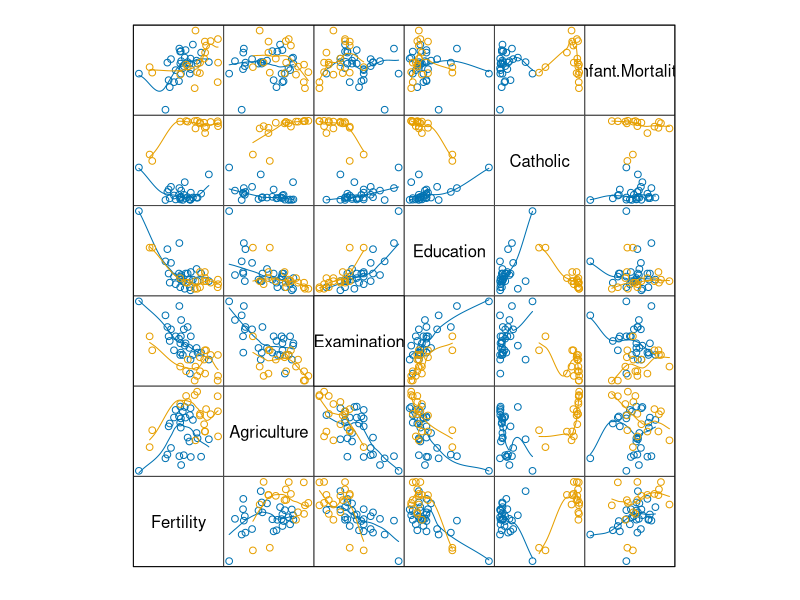

This chart was generated by the following R code:
## Conjunto de datos: swiss


data(swiss)

summary(swiss)

library(lattice)
splom(swiss, pscale=0, type=c('p', 'smooth'),
      groups=swiss$Catholic > 50, xlab='')

## Resumen de  información

summary(swiss)